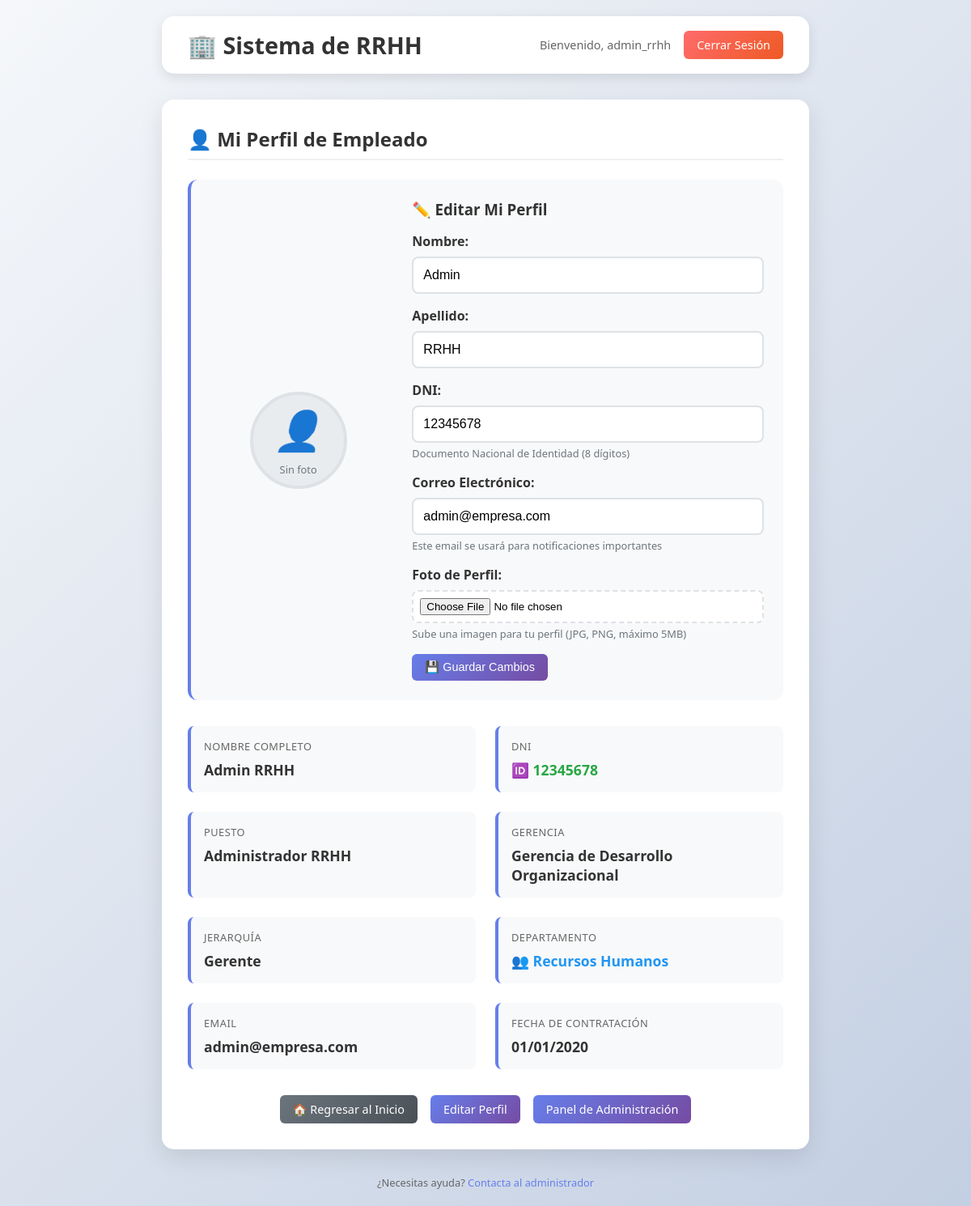
The app's page /perfil/ (signed in) with its own data.
### empleados/models.py (models this page shows, shortened)
class Empleado(models.Model):
    JERARQUIA_CHOICES = [
        ('director', 'Director'),
        ('gerente', 'Gerente'),
        ('sub_gerente', 'Sub Gerente'),
        ('jefe', 'Jefe'),
        ('supervisor', 'Supervisor'),
        ('coordinador', 'Coordinador'),
        ('asistente', 'Asistente'),
        ('auxiliar', 'Auxiliar'),
    ]
    GERENCIA_CHOICES = [
        ('gerencia_comercial_local', 'Gerencia Comercial Local'),
        ('gerencia_comercial_internacional', 'Gerencia Comercial Internacional'),
        ('gerencia_desarrollo_organizacional', 'Gerencia de Desarrollo Organizacional'),
        ('gerencia_administracion_finanzas', 'Gerencia Administración y Finanzas'),
    ]
    user = models.OneToOneField(User, on_delete=models.CASCADE, related_name='empleado', null=True)
    nombre = models.CharField(max_length=100)
    apellido = models.CharField(max_length=100)
    dni = models.CharField(
        max_length=8,
        unique=True,
        validators=[validar_dni],
        help_text='Documento Nacional de Identidad (8 dígitos)',
        verbose_name='DNI'
    )
    email = models.EmailField(unique=True)
    puesto = models.CharField(max_length=100)
    fecha_contratacion = models.DateField()
    dias_vacaciones_disponibles = models.IntegerField(default=20, help_text='Días laborables de vacaciones por período')
    dias_vacaciones_calendario = models.IntegerField(
        default=42,
        help_text='Días calendario equivalentes (laborables + fines de semana estimados)'
    )
    dias_calendario_tomados_año = models.IntegerField(
        default=0,
        help_text='Días calendario ya tomados en el año actual'
    )
    fines_semana_incluidos_año = models.IntegerField(
        default=0,
        help_text='Cantidad de fines de semana incluidos en vacaciones del año'
    )
    manager = models.ForeignKey(
        'self', on_delete=models.SET_NULL, null=True, blank=True, related_name='equipo'
    )
    es_rrhh = models.BooleanField(
        default=False,
        help_text='Indica si este empleado es parte del departamento de RRHH'
    )
    area = models.CharField(
        max_length=100,
        null=True,
        blank=True,
        help_text='Área o departamento del empleado'
    )
    gerencia = models.CharField(
        max_length=50,
        choices=GERENCIA_CHOICES,
        null=True,
        blank=True,
        help_text='Gerencia a la que pertenece el empleado'
    )
    jerarquia = models.CharField(
        max_length=20,
        choices=JERARQUIA_CHOICES,
        default='auxiliar',
        help_text='Nivel jerárquico del empleado en la organización'
    )
    foto_perfil = models.FileField(
        upload_to='fotos_perfil/',
        null=True,
        blank=True,
        help_text='Foto de perfil del empleado'
    )

### empleados/views.py (the view)
# urls.py: path('perfil/', views.perfil_empleado, name='perfil_empleado'),
@login_required
def perfil_empleado(request):
    try:
        empleado = Empleado.objects.get(email=request.user.email)
        puede_editar = empleado.es_rrhh
        if request.method == 'POST':
            if not puede_editar:
                messages.error(request, 'Solo los empleados de RRHH pueden editar su perfil.')
                return redirect('perfil_empleado')
            from .forms import EmpleadoPerfilForm
            form = EmpleadoPerfilForm(request.POST, request.FILES, instance=empleado)
            if form.is_valid():
                form.save()
                messages.success(request, 'Tu perfil ha sido actualizado exitosamente.')
                return redirect('perfil_empleado')
        else:
            from .forms import EmpleadoPerfilForm
            form = EmpleadoPerfilForm(instance=empleado)
        contexto = {
            'empleado': empleado,
            'user': request.user,
            'form': form,
            'puede_editar': puede_editar
        }
    except Empleado.DoesNotExist:
        contexto = {
            'empleado': None,
            'user': request.user,
            'mensaje': 'No tienes un perfil de empleado asociado a tu cuenta.'
        }
    return render(request, 'empleados/perfil.html', contexto)

### empleados/templates/empleados/perfil.html (shortened to what this page needs)
<!DOCTYPE html>
<html lang="es">
<head>
</head>
<body>
    <div class="main-content">
        <div class="header">
            <h1>🏢 Sistema de RRHH</h1>
            <div class="user-info">
                <span class="welcome-text">Bienvenido, {{ user.username }}</span>
                <a href="{% url 'logout_empleado' %}" class="btn btn-danger">Cerrar Sesión</a>
            </div>
        </div>
        <div class="card">
            <h2>👤 Mi Perfil de Empleado</h2>
            {% if empleado %}
                <div class="photo-section">
                    <div class="current-photo">
                        {% if empleado.foto_perfil %}
                            <img src="{{ empleado.foto_perfil.url }}" alt="Foto de {{ empleado.nombre }}" class="profile-photo">
                        {% else %}
                            <div class="no-photo">
                                <i class="icon">👤</i>
                                <p>Sin foto</p>
                            </div>
                        {% endif %}
                    </div>
                    {% if puede_editar %}
                    <div class="photo-form">
                        <h3>✏️ Editar Mi Perfil</h3>
                        <form method="post" enctype="multipart/form-data" class="upload-form">
                            <div class="form-group">
                                {{ form.nombre.label_tag }}
                                {{ form.nombre }}
                            </div>
                            <div class="form-group">
                                {{ form.apellido.label_tag }}
                                {{ form.apellido }}
                            </div>
                            <div class="form-group">
                                {{ form.dni.label_tag }}
                                {{ form.dni }}
                                {% if form.dni.help_text %}
                                    <small class="help-text">{{ form.dni.help_text }}</small>
                                {% endif %}
                            </div>
                            <div class="form-group">
                                {{ form.email.label_tag }}
                                {{ form.email }}
                                {% if form.email.help_text %}
                                    <small class="help-text">{{ form.email.help_text }}</small>
                                {% endif %}
                            </div>
                            <div class="form-group">
                                {{ form.foto_perfil.label_tag }}
                                {{ form.foto_perfil }}
                                {% if form.foto_perfil.help_text %}
                                    <small class="help-text">{{ form.foto_perfil.help_text }}</small>
                                {% endif %}
                            </div>
                            <button type="submit" class="btn btn-primary">💾 Guardar Cambios</button>
                        </form>
                    </div>
                    {% endif %}
                </div>
                <div class="profile-grid">
                    <div class="profile-item">
                        <label>Nombre Completo</label>
                        <div class="value">{{ empleado.nombre }} {{ empleado.apellido }}</div>
                    </div>
                    <div class="profile-item">
                        <label>DNI</label>
                        <div class="value">
                            {% if empleado.dni %}
                                <span style="color: #28a745; font-weight: bold;">🆔 {{ empleado.dni }}</span>
                            {% else %}
                                <span style="color: #dc3545;">❌ Sin DNI registrado</span>
                            {% endif %}
                        </div>
                    </div>
                    <div class="profile-item">
                        <label>Puesto</label>
                        <div class="value">{{ empleado.puesto }}</div>
                    </div>
                    <div class="profile-item">
                        <label>Gerencia</label>
                        <div class="value">{{ empleado.get_gerencia_display|default:"No asignada" }}</div>
                    </div>
                    <div class="profile-item">
                        <label>Jerarquía</label>
                        <div class="value">{{ empleado.get_jerarquia_display }}</div>
                    </div>
                    <div class="profile-item">
                        <label>Departamento</label>
                        <div class="value">
                            {% if empleado.es_rrhh %}
                                <span style="color: #2196f3; font-weight: bold;">👥 Recursos Humanos</span>
                            {% else %}
                                {{ empleado.area|default:"No especificada" }}
                            {% endif %}
                        </div>
                    </div>
                    <div class="profile-item">
                        <label>Email</label>
                        <div class="value">{{ empleado.email }}</div>
                    </div>
                    <div class="profile-item">
                        <label>Fecha de Contratación</label>
                        <div class="value">{{ empleado.fecha_contratacion|date:"d/m/Y" }}</div>
                    </div>
                </div>
                <div class="actions">
                    <a href="{% url 'inicio_empleado' %}" class="btn btn-secondary">🏠 Regresar al Inicio</a>
                    <a href="/admin/empleados/empleado/{{ empleado.id }}/change/" class="btn btn-primary">Editar Perfil</a>
                    <a href="/admin/" class="btn btn-primary">Panel de Administración</a>
                </div>
            {% endif %}
        </div>
        <div class="footer">
            <p>¿Necesitas ayuda? <a href="/admin/" class="admin-link">Contacta al administrador</a></p>
        </div>
    </div>
</body>
</html>

### empleados/templates/empleados/perfil.html (style rules this page uses)
* { margin: 0; padding: 0; box-sizing: border-box; }
body { font-family: 'Segoe UI', Tahoma, Geneva, Verdana, sans-serif; background: linear-gradient(135deg, #f5f7fa 0%, #c3cfe2 100%); min-height: 100vh; padding: 20px; }
.header { background: white; padding: 1rem 2rem; border-radius: 15px; box-shadow: 0 5px 15px rgba(0, 0, 0, 0.1); margin-bottom: 2rem; display: flex; justify-content: space-between; align-items: center; }
.header h1 { color: #333; font-size: 1.8rem; }
.user-info { display: flex; align-items: center; gap: 1rem; }
.welcome-text { color: #666; font-size: 0.9rem; }
.btn { padding: 8px 16px; border: none; border-radius: 6px; font-size: 0.9rem; font-weight: 500; cursor: pointer; text-decoration: none; display: inline-block; transition: all 0.3s ease; }
.btn-secondary { background: linear-gradient(135deg, #6c757d 0%, #495057 100%); color: white; }
.btn-primary { background: linear-gradient(135deg, #667eea 0%, #764ba2 100%); color: white; }
.btn-danger { background: linear-gradient(135deg, #ff6b6b 0%, #ee5a24 100%); color: white; }
.main-content { max-width: 800px; margin: 0 auto; }
.card { background: white; padding: 2rem; border-radius: 15px; box-shadow: 0 10px 30px rgba(0, 0, 0, 0.1); margin-bottom: 2rem; }
.card h2 { color: #333; margin-bottom: 1.5rem; font-size: 1.5rem; border-bottom: 2px solid #f0f0f0; padding-bottom: 0.5rem; }
.profile-grid { display: grid; grid-template-columns: repeat(auto-fit, minmax(250px, 1fr)); gap: 1.5rem; margin-bottom: 2rem; }
.profile-item { padding: 1rem; background: #f8f9fa; border-radius: 8px; border-left: 4px solid #667eea; }
.profile-item label { display: block; color: #666; font-size: 0.8rem; text-transform: uppercase; letter-spacing: 0.5px; margin-bottom: 0.5rem; }
.profile-item .value { color: #333; font-size: 1.1rem; font-weight: 600; }
.actions { display: flex; gap: 1rem; flex-wrap: wrap; justify-content: center; margin-top: 2rem; }
.footer { text-align: center; margin-top: 2rem; color: #666; font-size: 0.8rem; }
.admin-link { color: #667eea; text-decoration: none; font-weight: 500; }
.photo-section { display: grid; grid-template-columns: 1fr 2fr; gap: 2rem; margin-bottom: 2rem; padding: 1.5rem; background: #f8f9fa; border-radius: 12px; border-left: 4px solid #667eea; }
.current-photo { display: flex; justify-content: center; align-items: center; }
.no-photo { width: 120px; height: 120px; border-radius: 50%; background: #e9ecef; display: flex; flex-direction: column; justify-content: center; align-items: center; border: 4px solid #dee2e6; }
.no-photo .icon { font-size: 3rem; margin-bottom: 0.5rem; }
.no-photo p { color: #6c757d; font-size: 0.8rem; margin: 0; }
.photo-form h3 { color: #333; margin-bottom: 1rem; }
.upload-form .form-group { margin-bottom: 1rem; }
.upload-form label { display: block; color: #333; font-weight: 600; margin-bottom: 0.5rem; }
.upload-form input[type="file"] { width: 100%; padding: 0.5rem; border: 2px dashed #dee2e6; border-radius: 8px; background: white; transition: border-color 0.3s ease; }
.upload-form input[type="text"], .upload-form input[type="email"] { width: 100%; padding: 0.75rem; border: 2px solid #dee2e6; border-radius: 8px; background: white; font-size: 1rem; transition: all 0.3s ease; }
.help-text { color: #6c757d; font-size: 0.8rem; margin-top: 0.25rem; display: block; }

### records on screen
Empleado: nombre "Admin", apellido "RRHH", dni "12345678", email "admin@empresa.com", puesto "Administrador RRHH", gerencia "Gerencia de Desarrollo Organizacional", jerarquia "Gerente", fecha_contratacion "01/01/2020"

### other values on screen
{{ user.username }} "admin_rrhh"
